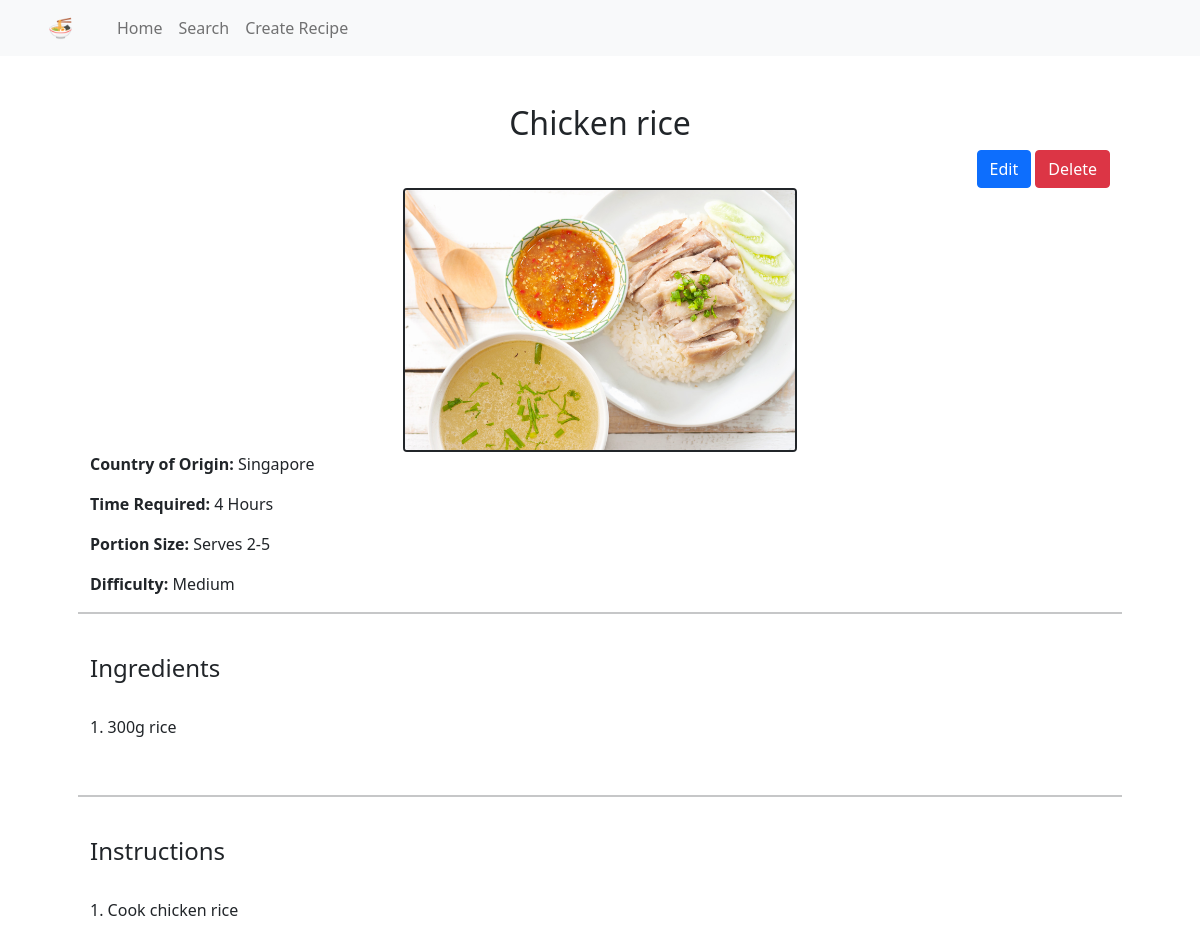
Page /recipe/35 on the committed database.
### tables this page shows
CREATE TABLE 'recipes' ('id' integer PRIMARY KEY AUTOINCREMENT NOT NULL, 'name' text, 'country' text, 'difficulty' text, 'time' text, 'size' text, 'ingredients' text, 'instructions' text,'image_name' text);

### application.py (the view)
@app.route("/recipe/<id>")
def recipe(id):
    con = sqlite3.connect("recipes.db")
    con.row_factory = sqlite3.Row
    cur = con.cursor()
    recipe = (cur.execute("SELECT * FROM recipes WHERE id = ?", (id,)).fetchall())[0]
    con.close()
    return render_template("recipe.html", recipe=recipe)

### templates/recipe.html (shortened to what this page needs)
{% extends "layout.html" %}
{% block main %}
    <div class="container text-center">
        <h2>{{ recipe["name"].capitalize() }}</h2>
    </div>
    <div class="container text-end">
        <a href="/edit/{{ recipe["id"] }}" class="btn btn-primary">Edit</a>
        <a href="/delete/{{ recipe["id"] }}" class="btn btn-danger">Delete</a>
    </div>
    {% if recipe["image_name"] %}
        <div class="container recipe-img text-center">
            <img alt="{{ top }}" class="border border-dark border-2 rounded img-fluid" src="../static/images/{{ recipe["image_name"] }}" title="{{ recipe["name"] }}">
        </div>
    {% endif %}
    <div class="container text-start">
        <p><strong>Country of Origin: </strong> {{ recipe["country"] }}</p>
        <p><strong>Time Required: </strong>{{ recipe["time"] }}</p>
        <p><strong>Portion Size: </strong>{{ recipe["size"] }}</p>
        <p><strong>Difficulty: </strong>{{ recipe["difficulty"] }}</p>
    </div>
    <hr>
    <div class="container text-start preserve-newline">
        <h4>Ingredients</h4>
        <p>{{ recipe["ingredients"] }}</p>
    </div>
    <hr>
    <div class="container text-start preserve-newline">
        <h4>Instructions</h4>
        <p>{{ recipe["instructions"] }}</p>
    </div>
{% endblock %}

### static/styles.css (style rules this page uses)
hr { border-top: 2px solid; }
.recipe-img { height: 40%; width: 40%; }
.preserve-newline { white-space: pre-line; }

### rows in the picture
recipes: name "Chicken rice", image_name (picture), country "Singapore", time "4 Hours", size "Serves 2-5", difficulty "Medium", ingredients "1. 300g rice", instructions "1. Cook chicken rice"
